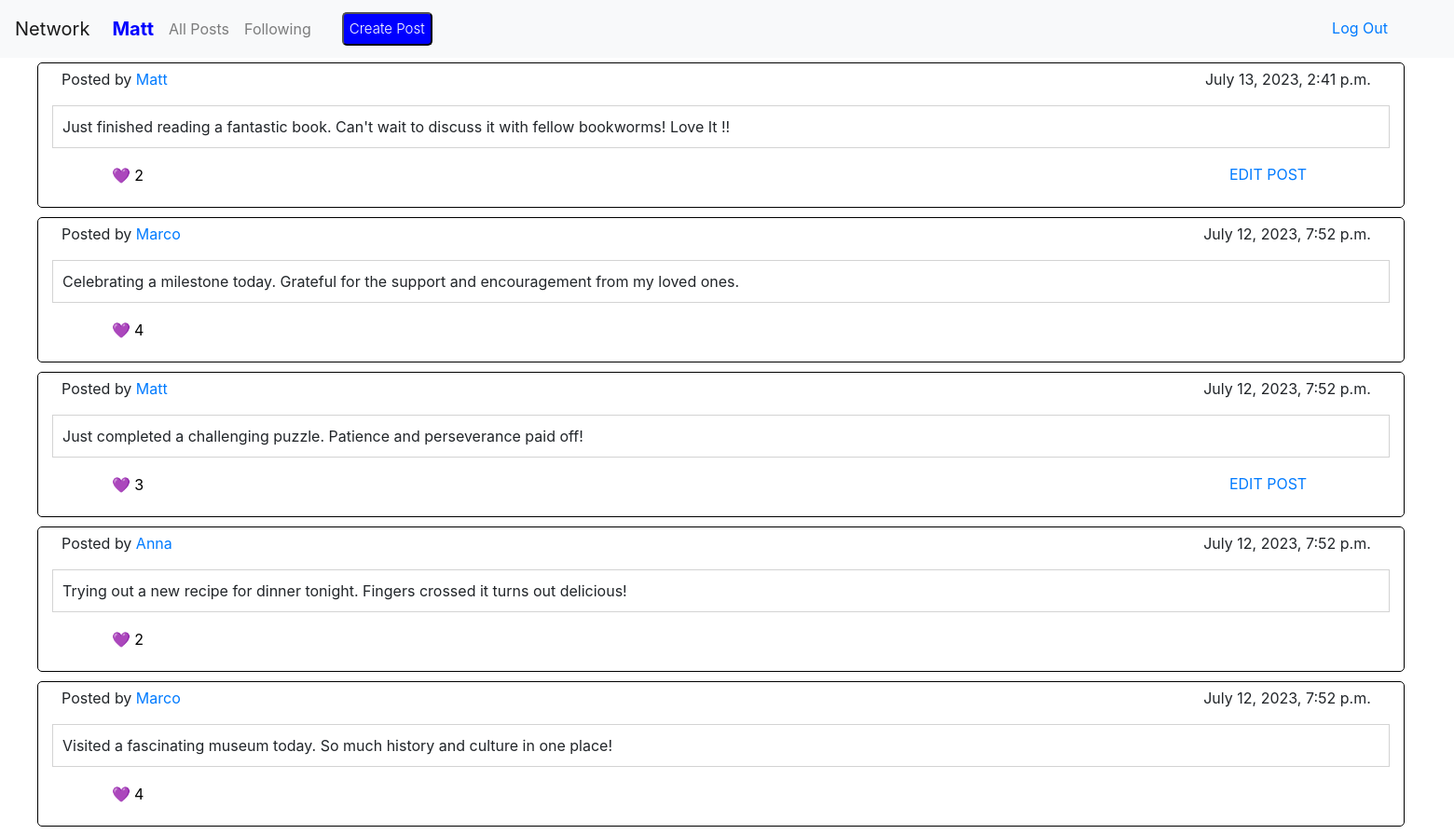
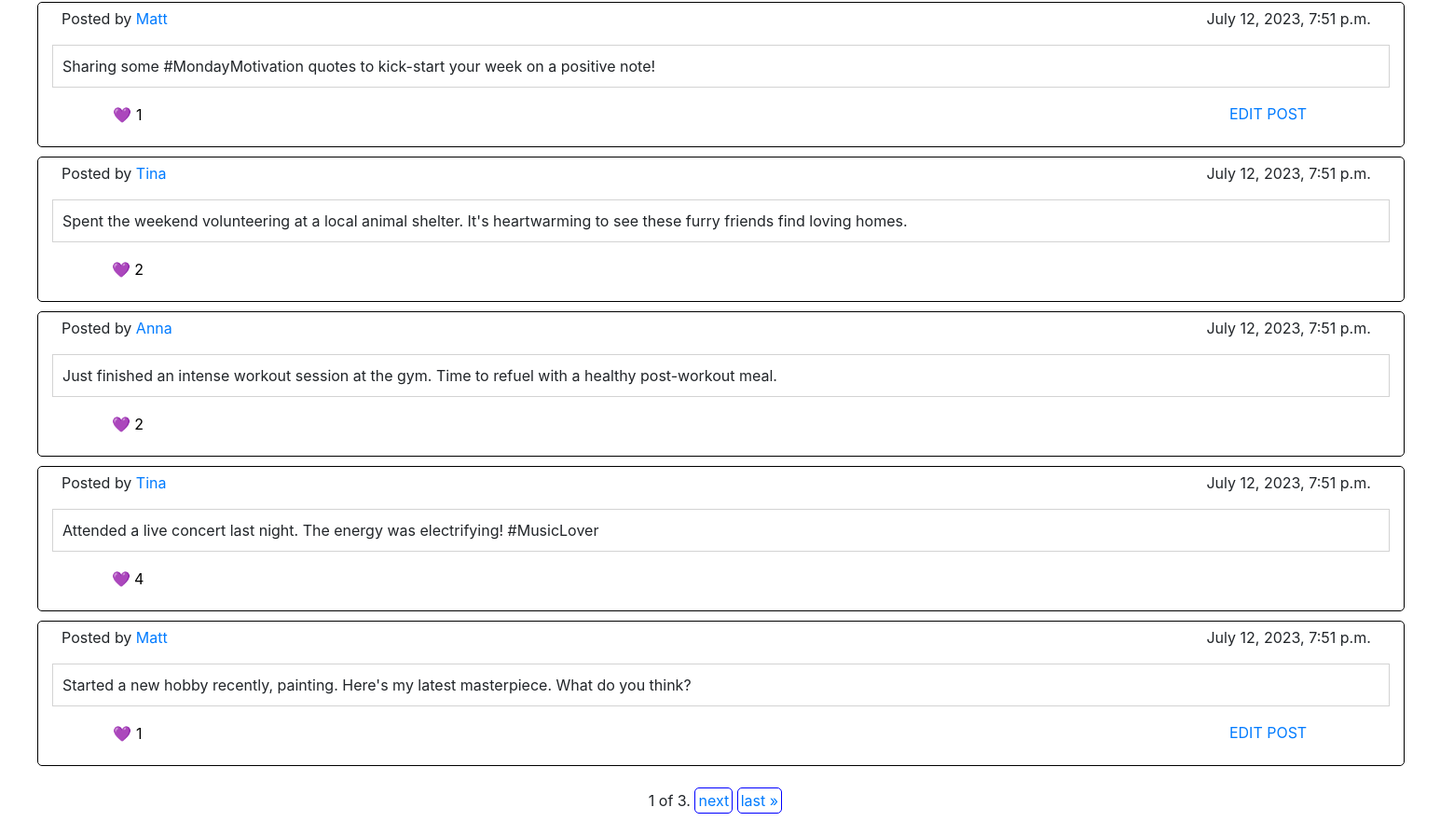
Screenshot of / (signed in) with the database file from the repository (2 pictures, top to bottom).
### network/models.py (models this page shows, shortened)
class User(AbstractUser):
    id = models.BigAutoField(primary_key=True)

class Post(models.Model):
    id = models.BigAutoField(primary_key=True)
    user = models.ForeignKey(User, on_delete=models.CASCADE)
    body_text = models.TextField()
    timestamp = models.DateTimeField()
    likes = models.IntegerField(default=0)
    liked_by = models.ManyToManyField(User, related_name='likes', blank=True)

### network/views.py (the view)
# urls.py: path("", views.index, name="index"),
def index(request):
    post_list = Post.objects.all().order_by('-timestamp')
    paginator = Paginator(post_list, 10)  # Show x posts per page.
    page_number = request.GET.get('page')
    page_obj = paginator.get_page(page_number)
    context = {
        "page_obj": page_obj,
        "is_index_page": True,
    }
    return render(request, 'network/index.html', context)

### network/templates/network/index.html (shortened to what this page needs)
{% extends "network/layout.html" %}
{% block body %}
<ul id="post_list">
  {% for post in page_obj %}
  <li>
    <div class="user_post" id="post_{{ post.id }}">
      <div class="user_info">
        <p id="post_username">Posted by <a href="{% url 'user_page' user_id=post.user.id %}">{{ post.user }}</a></p>
        <p id="post_timestamp">{{ post.timestamp }}</p>
      </div>
      <p id="post_body">{{ post.body_text }}</p>
      <form id="post_opt">
          <button class="like_button" data-post-id="{{ post.id }}">
            <p class="post_likes">&#x1F49C; {{ post.likes }}</p>
          </button>
        {% if user.id == post.user_id %}
          <a id="edit_opt" href="#" data-post-id="{{ post.id }}">EDIT POST</a>
        {% endif %}
      </form>
    </div>
  </li>
  {% empty %}
  <li>No Posts.</li>
  {% endfor %}
</ul>
<div class="pagination" id="pagination">
  <span class="step-links">
    <span class="current">
      {{ page_obj.number }} of {{ page_obj.paginator.num_pages }}.
    </span>
    {% if page_obj.has_next %}
      <a id="pag_opt" href="?page={{ page_obj.next_page_number }}">next</a>
      <a id="pag_opt" href="?page={{ page_obj.paginator.num_pages }}">last &raquo;</a>
    {% endif %}
  </span>
</div>
{% endblock %}

### network/templates/network/layout.html (shortened to what this page needs)
{% load static %}
<!DOCTYPE html>
<html lang="en">
    <head>
        <link rel="stylesheet" href="https://stackpath.bootstrapcdn.com/bootstrap/4.4.1/css/bootstrap.min.css">
        <link href="{% static 'network/styles.css' %}" rel="stylesheet">
    </head>
    <body>
        <nav class="navbar navbar-expand-lg navbar-light bg-light" id="navbar">
            <a class="navbar-brand" href="#">Network</a>
            <div>
              <ul class="navbar-nav mr-auto">
                {% if user.is_authenticated %}
                    <li class="nav-items">
                        <a class="nav-link" id="user_profile" style="font-size: 20px; href="{% url 'user_page' user_id=user.id %}"><strong>{{ user.username }}</strong></a>
                    </li>
                {% endif %}
                <li class="nav-item">
                  <a class="nav-link" href="{% url 'index' %}">All Posts</a>
                </li>
                {% if user.is_authenticated %}
                    <li class="nav-item">
                        <a class="nav-link" href="{% url 'following' %}">Following</a>
                    </li>
                    {% if is_index_page %}
                        <button id="create-post" class="create-button">Create Post</button>
                    {% endif %}
                {% endif %}
              </ul>
                {% if user.is_authenticated %}
                    <a class="nav-link" href="{% url 'logout' %}" style="position: absolute; top: 10px; right: 55px;">Log Out</a>
                {% endif %}
            </div>
          </nav>
        <div class="body">
            {% block body %}
            {% endblock %}
        </div>
    </body>
</html>

### network/static/network/styles.css (style rules this page uses)
.create-button { margin: 5px; font-size: 15px; font-weight: 300; border-radius: 5px; background-color: blue; color: white; cursor: pointer; margin-left: 25px; margin-right: 900px; display: block; }
.nav-item { margin-top: 3px; }
#post_list { list-style-type: none; }
.user_post { width: 96.5%; height: 80%; border: 1px solid black; border-radius: 5px; padding: 5px; margin-top: 5px; margin-bottom: 10px; align-items: center; }
.user_info { display: flex; flex-grow: 1; justify-content: space-between; margin-left: 20px; margin-right: 30px; }
#post_body { margin-left: 10px; margin-right: 10px; padding: 10px; border: 1px solid lightgrey; white-space: pre-wrap; }
#post_opt { display: grid; grid-template-columns: repeat(8, 1fr); }
.like_button { border: none; background: transparent; grid-column: 1 / 2; }
#edit_opt { grid-column: 8 / 8; }
#user_profile { color: blue; }
#pagination { position: relative; left: 43%; cursor: pointer; margin: 25px; }
#pag_opt { border-radius: 5px; padding: 3px; border: 1px solid blue; }

### rows the page displays
User: username "Matt"
Post: user "Matt", timestamp "July 13, 2023, 2:41 p.m.", body_text "Just finished reading a fantastic book. Can't wait to discuss it with fellow bookworms! Love It !!", likes "2"
Post: user "Marco", timestamp "July 12, 2023, 7:52 p.m.", body_text "Celebrating a milestone today. Grateful for the support and encouragement from my loved ones.", likes "4"
Post: user "Matt", timestamp "July 12, 2023, 7:52 p.m.", body_text "Just completed a challenging puzzle. Patience and perseverance paid off!", likes "3"
Post: user "Anna", timestamp "July 12, 2023, 7:52 p.m.", body_text "Trying out a new recipe for dinner tonight. Fingers crossed it turns out delicious!", likes "2"
Post: user "Marco", timestamp "July 12, 2023, 7:52 p.m.", body_text "Visited a fascinating museum today. So much history and culture in one place!", likes "4"
Post: user "Matt", timestamp "July 12, 2023, 7:51 p.m.", body_text "Sharing some #MondayMotivation quotes to kick-start your week on a positive note!", likes "1"
Post: user "Tina", timestamp "July 12, 2023, 7:51 p.m.", body_text "Spent the weekend volunteering at a local animal shelter. It's heartwarming to see these furry friends find loving homes.", likes "2"
Post: user "Anna", timestamp "July 12, 2023, 7:51 p.m.", body_text "Just finished an intense workout session at the gym. Time to refuel with a healthy post-workout meal.", likes "2"
Post: user "Tina", timestamp "July 12, 2023, 7:51 p.m.", body_text "Attended a live concert last night. The energy was electrifying! #MusicLover", likes "4"
Post: user "Matt", timestamp "July 12, 2023, 7:51 p.m.", body_text "Started a new hobby recently, painting. Here's my latest masterpiece. What do you think?", likes "1"

### other values shown
{{ page_obj.number }} "1"
{{ page_obj.paginator.num_pages }} "3"
